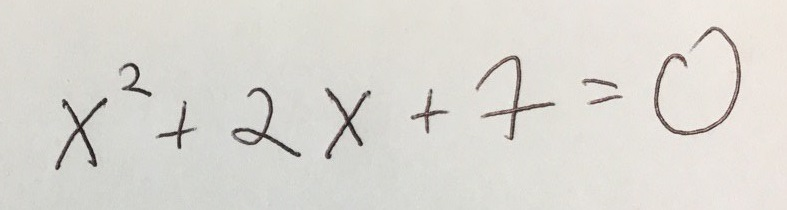
#> input picture input_2.jpg, 787 x 210 px
$ python -i CharacterSegmentation.py   (imports and definitions only)
#> lines starting #> are read from the running program, lines starting #| are printed output that depends on the picture; after the words box and inside, x2 and y2 are one past the last pixel; in counts of white or black regions, pixels touching at a corner belong together

import cv2
import numpy as np
import matplotlib.pyplot as plt
import os
import sys

OUTPUT_DIR = './segmented/'

#------------------Functions------------------#

def line_array(array):
	list_x_upper = []
	list_x_lower = []
	for y in range(5, len(array) - 5):
		s_a, s_p = strtline(y, array)
		e_a, e_p = endline(y, array)
		if s_a >= 7 and s_p >= 5:
			list_x_upper.append(y)
		if e_a >= 5 and e_p >= 7:
			list_x_lower.append(y)

	return list_x_upper, list_x_lower

def strtline(y, array):
	count_ahead = 0
	count_prev = 0
	for i in array[y:y+10]:
		if i > 3:
			count_ahead += 1

	for i in array[y-10:y]:
		if i==0:
			count_prev += 1

	return count_ahead, count_prev

def endline(y, array):
	count_ahead = 0
	count_prev = 0
	for i in array[y:y+10]:
		if i==0:
			count_ahead += 1

	for i in array[y-10:y]:
		if i > 3:
			count_prev += 1

	return count_ahead, count_prev

def endline_word(y, array, a):
	count_ahead = 0
	count_prev = 0
	for i in array[y:y+2*a]:
		if i < 2:
			count_ahead+= 1
	for i in array[y-a:y]:
		if i > 2:
			count_prev += 1
	return count_prev ,count_ahead

def end_line_array(array, a):
	list_endlines = []
	for y in range(len(array)):
		e_p, e_a = endline_word(y, array, a)
		# print(e_p, e_a)
		if e_a >= int(1.5*a) and e_p >= int(0.7*a):
			list_endlines.append(y)
	return list_endlines

def refine_endword(array):
	refine_list = []
	for y in range(len(array)-1):
		if array[y]+1 < array[y+1]:
			refine_list.append(array[y])

	if len(array) != 0:
		refine_list.append(array[-1])
	return refine_list

def refine_array(array_upper, array_lower):
	upperlines = []
	lowerlines = []
	for y in range(len(array_upper)-1):
		if array_upper[y] + 5 < array_upper[y+1]:
			upperlines.append(array_upper[y]-10)
	for y in range(len(array_lower)-1):
		if array_lower[y] + 5 < array_lower[y+1]:
			lowerlines.append(array_lower[y]+10)

	upperlines.append(array_upper[-1]-10)
	lowerlines.append(array_lower[-1]+10)

	return upperlines, lowerlines

def letter_width(contours):
	letter_width_sum = 0
	count = 0
	for cnt in contours:
		if cv2.contourArea(cnt) > 20:
			x,y,w,h = cv2.boundingRect(cnt)
			letter_width_sum += w
			count += 1

	return letter_width_sum/count


def end_wrd_dtct(lines, i, bin_img, mean_lttr_width, total_width, final_thr):
	count_y = np.zeros(shape = total_width)
	for x in range(total_width):
		for y in range(lines[i][0],lines[i][1]):
			if bin_img[y][x] == 255:
				count_y[x] += 1

	end_lines = end_line_array(count_y, int(mean_lttr_width))
	endlines = refine_endword(end_lines)
	for x in endlines:
		final_thr[lines[i][0]:lines[i][1], x] = 255
	return endlines

def get_letter_rect(k, contours):
	"Helper function for properly identifying '=' symbol. OpenCV"
	"will treat 2 dashes of 'sign' as separate contours, thus this"
	"will help to identify and merge them into a single '=' contour"
	valid = True
	x,y,w,h = cv2.boundingRect(contours[k])
	for i in range(len(contours)):
		cnt = contours[i]
		if i == k:
			continue
		elif cv2.contourArea(cnt) < 50:
			continue

		x1,y1,w1,h1 = cv2.boundingRect(cnt)

		if abs(x1 + w1/2 - (x + w/2)) < 50:
			if y1 > y:
				h = abs(y - (y1 + h1))
				w = abs(x - (x1 + w1))
			else:
				valid = False
			break

	return (valid,x,y,w,h)

def letter_seg(lines_img, x_lines, i):
	copy_img = lines_img[i].copy()
	x_linescopy = x_lines[i].copy()

	letter_img = []
	letter_k = []

	contours, hierarchy = cv2.findContours(copy_img,cv2.RETR_EXTERNAL,cv2.CHAIN_APPROX_SIMPLE)
	for k in range(len(contours)):
		cnt = contours[k]
		if cv2.contourArea(cnt) < 50:
			continue

		valid,x,y,w,h = get_letter_rect(k, contours)
		if valid:
			letter_k.append((x,y,w,h))

	letter = sorted(letter_k, key=lambda student: student[0])
	# print(letter)

	word = 1
	letter_index = 0
	for e in range(len(letter)):
		if(letter[e][0]<x_linescopy[0]):
			letter_index += 1
			letter_img_tmp = lines_img[i][letter[e][1]-5:letter[e][1]+letter[e][3]+5,letter[e][0]-5:letter[e][0]+letter[e][2]+5]
			letter_img = letter_img_tmp#cv2.resize(letter_img_tmp, dsize =(28, 28), interpolation = cv2.INTER_AREA)
			cv2.imwrite(OUTPUT_DIR+str(i+1)+'_'+str(word)+'_'+str(letter_index)+'.jpg', 255-letter_img)
		else:
			x_linescopy.pop(0)
			word += 1
			letter_index = 1
			letter_img_tmp = lines_img[i][letter[e][1]-5:letter[e][1]+letter[e][3]+5,letter[e][0]-5:letter[e][0]+letter[e][2]+5]
			letter_img = cv2.resize(letter_img_tmp, dsize =(28, 28), interpolation = cv2.INTER_AREA)
			cv2.imwrite(OUTPUT_DIR+str(i+1)+'_'+str(word)+'_'+str(letter_index)+'.jpg', 255-letter_img)
			# print(letter[e][0],x_linescopy[0], word)


#------------------/Functions-----------------#

def image_segmentation(filepath):
	# -------------Thresholding Image--------------#
#> called with filepath = 'input_2.jpg'
	print("\n........Program Initiated.......\n")
	src_img = cv2.imread(filepath, cv2.IMREAD_GRAYSCALE)
#> src_img: shape (210, 787); min 20, max 250, mean 216.4
	orig_height, orig_width = src_img.shape
#> orig_height = 210; orig_width = 787

	print("\n Resizing Image........")
	width = 1320
	height = int(width * orig_height / orig_width)
#> height = 352
	src_img = cv2.resize(src_img, dsize=(width, height), interpolation=cv2.INTER_AREA)
#> src_img: shape (352, 1320)

	print("#---------Image Info:--------#")
	print("\tHeight =", height, "\n\tWidth =", width)
#| 	Height = 352
#| 	Width = 1320
	print("#----------------------------#")
	print("Applying Adaptive Threshold with kernel :- 21 X 21")

	PIXEL_SET = 255
	kernel_size = 21
	normalized_mean = 20
	bin_img = cv2.adaptiveThreshold(src_img, PIXEL_SET, cv2.ADAPTIVE_THRESH_MEAN_C, cv2.THRESH_BINARY_INV, kernel_size,
									normalized_mean)
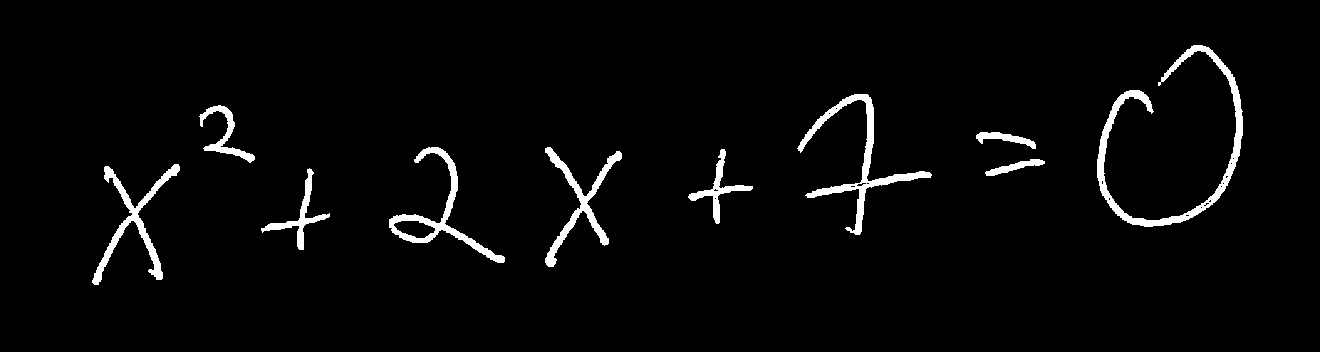
#> bin_img: shape (352, 1320); 3.1% white; 10 white regions, largest, box (x1, y1, x2, y2) and area: (1097, 45, 1243, 227) 3350, (797, 94, 932, 235) 2353, (389, 147, 505, 263) 1853

	print("Noise Removal From Image.........")
	kernel = cv2.getStructuringElement(cv2.MORPH_ELLIPSE, (3, 3))
	final_thr = cv2.morphologyEx(bin_img, cv2.MORPH_CLOSE, kernel)
#> final_thr: shape (352, 1320); 3.1% white; 10 white regions, largest, box (x1, y1, x2, y2) and area: (1097, 45, 1243, 227) 3431, (797, 94, 932, 235) 2396, (92, 164, 180, 285) 1889
	contr_retrival = final_thr.copy()

	# -------------/Thresholding Image-------------#

	# -------------Line Detection------------------#
	print("Beginning Character Semenation..............")
	count_x = np.zeros(shape=(height))
#> count_x = 352 values from 0 to 0
	for y in range(height):
		for x in range(width):
			if bin_img[y][x] == PIXEL_SET:
				count_x[y] += 1

	upper_lines, lower_lines = line_array(count_x)
#> upper_lines = [42, 43, 44, 45, 46, 47, 48, 49, 50]
	upperlines, lowerlines = refine_array(upper_lines, lower_lines)

	if len(upperlines) == len(lowerlines):
		lines = []
		for y in upperlines:
			final_thr[y][:] = PIXEL_SET
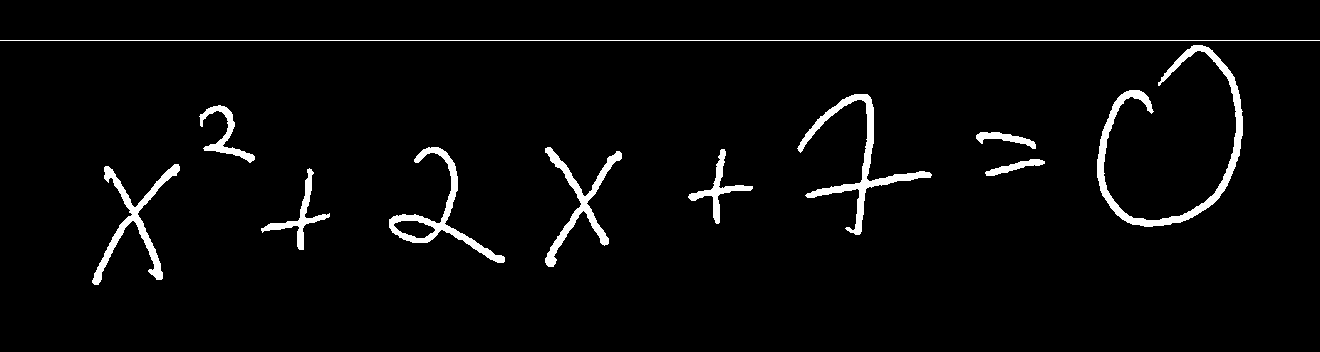
#> final_thr: shape (352, 1320); 3.4% white; 11 white regions, largest, box (x1, y1, x2, y2) and area: (1097, 45, 1243, 227) 3431, (797, 94, 932, 235) 2396, (92, 164, 180, 285) 1889
		for y in lowerlines:
			final_thr[y][:] = PIXEL_SET
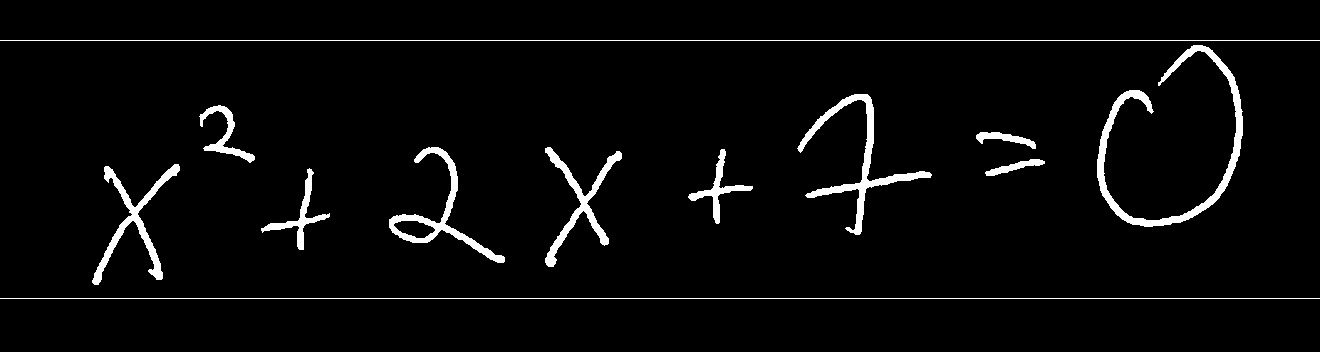
#> final_thr: shape (352, 1320); 3.7% white; 12 white regions
		for y in range(len(upperlines)):
			lines.append((upperlines[y], lowerlines[y]))
	else:
		print("Too much noise in image, unable to process.\nPlease try with another image. Ctrl-C to exit:- ")
		showimages()
		k = cv2.waitKey(0)
		while 1:
			k = cv2.waitKey(0)
			if k & 0xFF == ord('q'):
				cv2.destroyAllWindows()
				exit()

	lines = np.array(lines)
	no_of_lines = len(lines)
	print("\nGiven Text has   # ", no_of_lines, " #   no. of lines")
#| Given Text has   #  1  #   no. of lines

	lines_img = []
	for i in range(no_of_lines):
		lines_img.append(bin_img[lines[i][0]:lines[i][1], :])
#> after the loop, lines_img = 1 item

	# -------------/Line Detection-----------------#

	# -------------Letter Width Calculation--------#

	contours, hierarchy = cv2.findContours(contr_retrival, cv2.RETR_EXTERNAL, cv2.CHAIN_APPROX_SIMPLE)
#> contours = 10 contours; largest, box (x1, y1, x2, y2) and area: (1097, 45, 1243, 227) 2978, (389, 147, 505, 263) 2120, (797, 94, 932, 235) 2059, (92, 164, 180, 285) 1644, (545, 147, 622, 267) 1518
	cv2.drawContours(src_img, contours, -1, (0, 255, 0), 1)
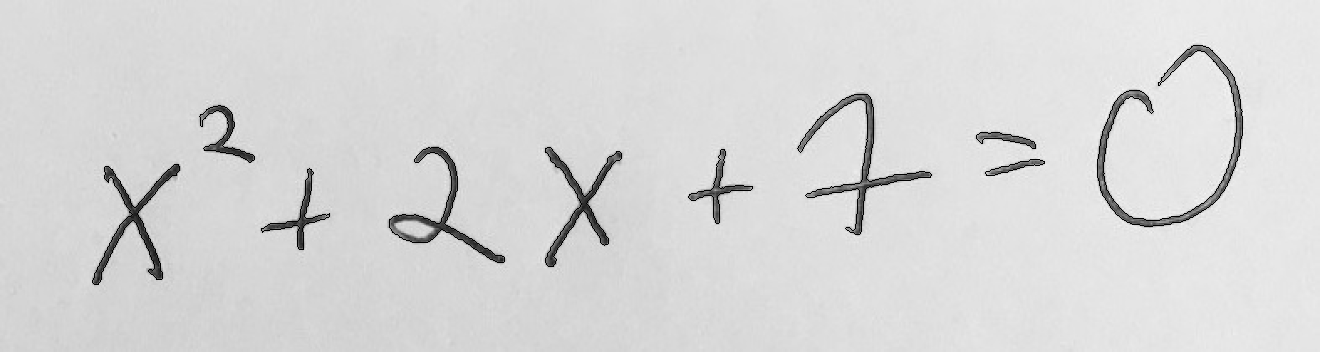
#> src_img: shape (352, 1320); min 0, max 250, mean 215.2

	mean_lttr_width = letter_width(contours)
#> the loop in letter_width, `for cnt in contours:` made 10 passes
#> (x, y, w, h, letter_width_sum) on passes 1 to 10: (261, 168, 69, 82, 69), (92, 164, 88, 121, 157), (985, 159, 60, 17, 217), (688, 149, 65, 75, 282), (545, 147, 77, 120, 359), (389, 147, 116, 116, 475), (976, 132, 60, 17, 535), (199, 105, 56, 58, 591), (797, 94, 135, 141, 726), (1097, 45, 146, 182, 872)
#> after the loop in letter_width, `for cnt in contours:`: count = 10; letter_width_sum = 872
#> mean_lttr_width = 87.2
	print("\nAverage Width of Each Letter:- ", mean_lttr_width)
#| Average Width of Each Letter:-  87.2

	# -------------/Letter Width Calculation-------#

	# --------------Word Detection-----------------#
	x_lines = []

	for i in range(len(lines_img)):
		x_lines.append(end_wrd_dtct(lines, i, bin_img, mean_lttr_width, width,final_thr))
#> this loop made 1 pass

	for i in range(len(x_lines)):
		x_lines[i].append(width)
#> this loop made 1 pass

	# -------------/Word Detection-----------------#

	# -------------Letter Segmentation-------------#

	for i in range(len(lines)):
		letter_seg(lines_img, x_lines, i)
#> this loop made 1 pass
#> pass 1, in letter_seg, `cv2.imwrite(OUTPUT_DIR+str(i+1)+'_'+str(word)+'_'+str(letter_index)+'...`:
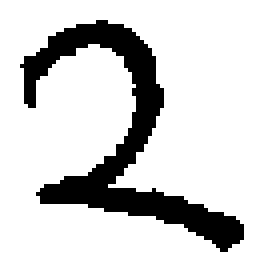
#> saved as 1_1_2.jpg: shape (68, 66) (shown 4 times larger); 82.6% white; 1 black region, box (x1, y1, x2, y2) and area: (5, 5, 61, 63) 782
#> pass 1, in letter_seg, `cv2.imwrite(OUTPUT_DIR+str(i+1)+'_'+str(word)+'_'+str(letter_index)+'...`:
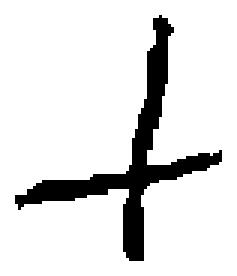
#> saved as 1_1_3.jpg: shape (92, 79) (shown 3 times larger); 88.1% white; 1 black region, box (x1, y1, x2, y2) and area: (5, 5, 74, 87) 865

	# ------------\Letter Segmentation-------------#

	# -------------Character segmenting------------#

	contours, hierarchy = cv2.findContours(bin_img, cv2.RETR_EXTERNAL, cv2.CHAIN_APPROX_SIMPLE)
	for cnt in contours:
		if cv2.contourArea(cnt) > 20:
			x, y, w, h = cv2.boundingRect(cnt)
			cv2.rectangle(src_img, (x, y), (x + w, y + h), (0, 255, 0), 2)
#> this loop made 10 passes
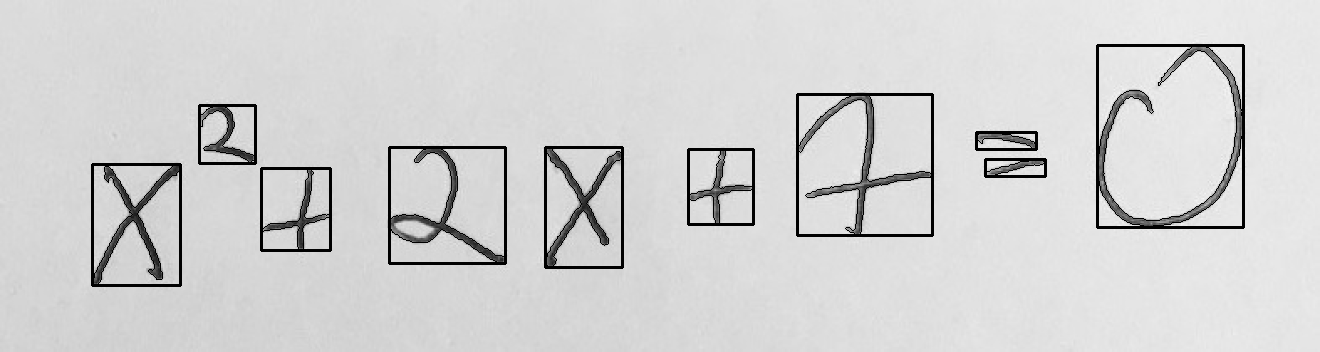
#> src_img: shape (352, 1320); 2.25% of pixels changed, all inside (x1, y1, x2, y2) = (91, 44, 1245, 287)

	# -------------/Character segmenting-----------#

>>> result = image_segmentation('input_2.jpg')
